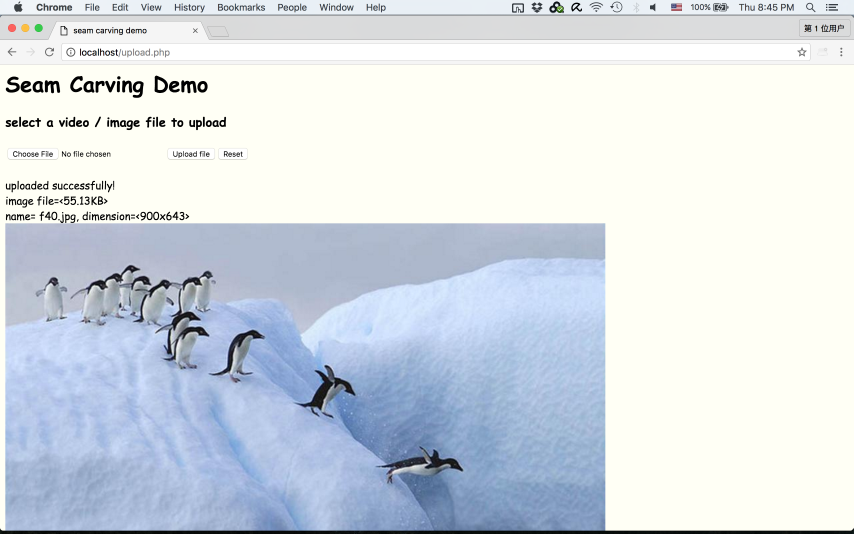
//> input picture documentation/images/upload-1.png, 2560 x 1600 px (shown at 1/3 size)
$ ./image-seam-carving ../documentation/images/upload-1.png 3 3   (built with g++ and OpenCV 4)
//> lines starting //> are read from the running program, lines starting //| are printed output that depends on the picture
#include <iostream>
#include <fstream>
#include <cstring>

#include <opencv2/highgui/highgui.hpp>
#include <opencv2/imgproc/imgproc.hpp>

using namespace cv;
using namespace std;

// Maximum rows and cols of the image that can be dealt with
#define MAXR 1500
#define MAXC 1500

// Gray image and energy map of the image
Mat gray,energy;
// dp matrix for seam calculation
int dp[MAXR][MAXC];
// Store the direction of each cell
int dir[MAXR][MAXC];

void usage();
int get(Mat I, int x, int y);
Vec3b average(Vec3b x, Vec3b y);
Mat calculate_energy(Mat I);
void add_vertical(Mat &I, int Xd);
void add_horizontal(Mat &I, int Yd);
void remove_vertical(Mat &I, int Xd);
void remove_horizontal(Mat &I, int Yd);

int main(int argc, char* argv[])
{
    if(argc != 4)
    {
      usage();
      return -1;
    }

    string file = argv[1];
    Mat_<Vec3b> img = imread(file);
//> img is the input picture: 1600 rows x 2560 cols, CV_8UC3; mean B, G, R 227.5, 220.1, 212.7

    if(!img.data)
    {
        cout << "Unable to open image file." << endl;
        return -1;
    }

    int orig_h = img.rows, orig_w = img.cols;
//> orig_h = 1600; orig_w = 2560
    int desired_h = atoi(argv[2]);
    int desired_w = atoi(argv[3]);

    Mat_<Vec3b> dupImg = img.clone();
    if(desired_h <= orig_h)
        remove_horizontal(dupImg, desired_h);
    else
        add_horizontal(dupImg, desired_h);

    if(desired_w <= orig_w)
        remove_vertical(dupImg, desired_w);
    else
        add_vertical(dupImg, desired_w);

    imwrite("carved-" + file, dupImg);

    return 0;
}


// [21 lines left out: functions usage, get, average, not called in this run]

/*
 * Calculate the energy map of input I.
 */
Mat calculate_energy(Mat I){
    int Y = I.rows,X = I.cols;
    Mat energy = Mat(Y, X, CV_32S);

    for(int x = 0;x < X;++x){
        for(int y = 0;y < Y;++y){
            int val = 0;

            if(x > 0 && x + 1 < X)
                val += abs((int)I.at<uchar>(y,x + 1) - (int)I.at<uchar>(y,x - 1));
            else if(x > 0)
                val += 2 * abs((int)I.at<uchar>(y,x) - (int)I.at<uchar>(y,x - 1));
            else
                val += 2 * abs((int)I.at<uchar>(y,x + 1) - (int)I.at<uchar>(y,x));

            if(y > 0 && y + 1 < Y)
                val += abs((int)I.at<uchar>(y + 1,x) - (int)I.at<uchar>(y - 1,x));
            else if(y > 0)
                val += 2 * abs((int)I.at<uchar>(y,x) - (int)I.at<uchar>(y - 1,x));
            else
                val += 2 * abs((int)I.at<uchar>(y + 1,x) - (int)I.at<uchar>(y,x));

            energy.at<int>(y,x) = val;
        }
    }

    return energy;
}

/*
 * Remove X0 - Xd vertical seams from the input I, where X0 is the original size and
 * Xd is the size desired.
 */
void remove_vertical(Mat &I, int Xd){
    int X0 = I.cols;
    int X = X0, Y = I.rows;

    for(int k = 0; k < X0 - Xd; ++k){
        cvtColor(I, gray, CV_BGR2GRAY);
        energy = calculate_energy(gray);

        for(int x = 0; x < X; ++x)
            dp[x][0] = energy.at<int>(0, x);

        for(int y = 1; y < Y; ++y){
            for(int x = 0; x < X; ++x){
                int val = energy.at<int>(y,x);
                dp[x][y] = -1;

                if(x > 0 && (dp[x][y] == -1 || val + dp[x - 1][y - 1] < dp[x][y])){
                    dp[x][y] = val + dp[x - 1][y - 1];
                    dir[x][y] = -1;
                }

                if(dp[x][y] == -1 || val + dp[x][y - 1] < dp[x][y]){
                    dp[x][y] = val + dp[x][y - 1];
                    dir[x][y] = 0;
                }

                if(x + 1 < X && (dp[x][y] == -1 || val + dp[x + 1][y - 1] < dp[x][y])){
                    dp[x][y] = val + dp[x + 1][y - 1];
                    dir[x][y] = 1;
                }
            }
        }

        int best = dp[0][Y - 1];
        int cur = 0;

        for(int x = 0; x < X; ++x){
            if(dp[x][Y - 1] < best){
                best = dp[x][Y - 1];
                cur = x;
            }
        }

        Mat_<Vec3b> tmp(Y,X - 1);

        for(int y = Y - 1; y >= 0; --y){
            for(int i = 0; i < X; ++i){
                if(i < cur){
                    tmp.at<Vec3b>(y,i) = I.at<Vec3b>(y,i);
                } else if(i > cur){
                    tmp.at<Vec3b>(y,i - 1) = I.at<Vec3b>(y,i);
                }
            }

            if(y > 0)
                cur = cur + dir[cur][y];
        }

        I = tmp;
        --X;
    }
}


/*
 * Remove horizontal seams can be achieved by that first transpose the matrix,
 * then remove the vertical seams.
 */
void remove_horizontal(Mat &I, int Yd){
//> called with Yd = 3
    I = I.t();
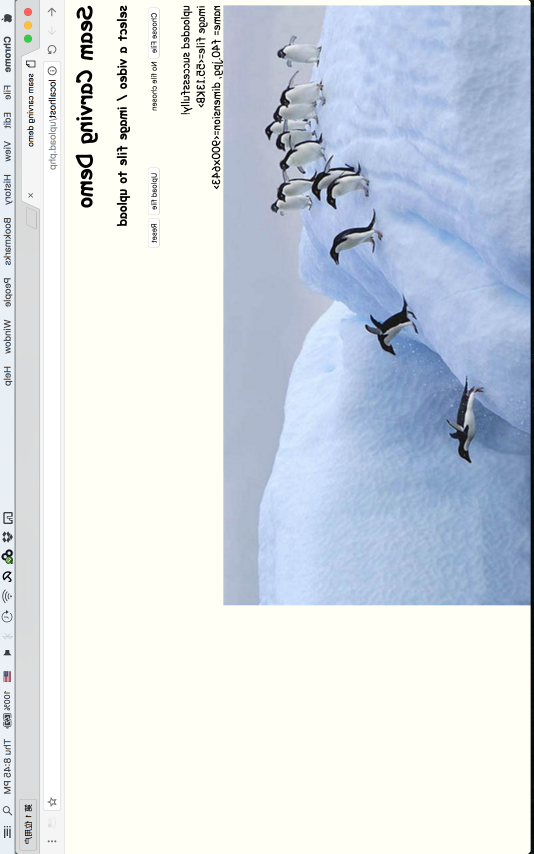
//> I: 2560 rows x 1600 cols, CV_8UC3 (shown at 1/3 size); mean B, G, R 227.5, 220.1, 212.7
    remove_vertical(I, Yd);
//> (the run ends here: the program crashes, at `energy = calculate_energy(gray);`)
